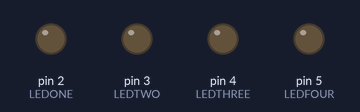
A sketch run on a simulated Arduino Uno, built with avr-gcc and run on an emulated ATmega328P. On the bench: output pins drawn as LEDs (lit = HIGH).

Above: at 0.05 s.
At 0.2 s:
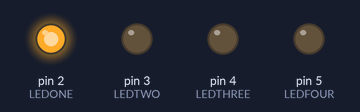
At 0.4 s:
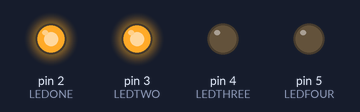
At 0.6 s:
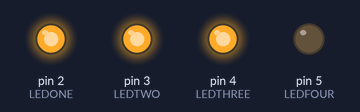
At 2.05 s:
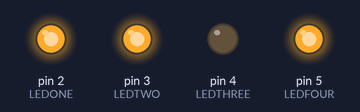
At 3.55 s:
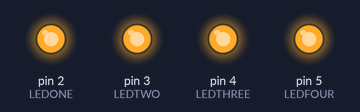
Timing chart, 0 to 3.9 s (numbered marks = the images above):
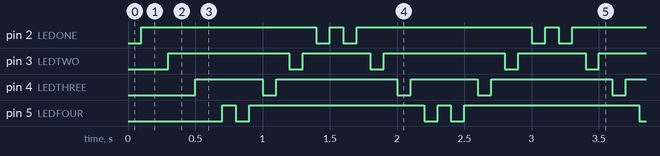

The sketch:

PATTERN_2.ino
```cpp
/*PROGRAM FOR LED OPERATION
 * DEVELOPER : AKASH M
 * DATE : 13/01/2020
 * COMPANY : ENVISION
 * VERSION : 3.2
 */
int LEDONE =2;
int LEDTWO =3;
int LEDTHREE =4;
int LEDFOUR =5;
void setup() {
  // put your setup code here, to run once:
  Serial.begin(9600);
  pinMode(LEDONE,OUTPUT);
  pinMode(LEDTWO,OUTPUT);
  pinMode(LEDTHREE,OUTPUT);
  pinMode(LEDFOUR,OUTPUT);

}

void loop() {
  // put your main code here, to run repeatedly:
      digitalWrite(LEDONE,LOW);
      delay(100);
      digitalWrite(LEDONE,HIGH);
      delay(100);
      digitalWrite(LEDTWO,LOW);
      delay(100);
      digitalWrite(LEDTWO,HIGH);
      delay(100);
      digitalWrite(LEDTHREE,LOW);
      delay(100);
      digitalWrite(LEDTHREE,HIGH);
      delay(100);
      digitalWrite(LEDFOUR ,LOW);
      delay(100);
      digitalWrite(LEDFOUR,HIGH);
      delay(100);
        digitalWrite(LEDFOUR,LOW);
      delay(100);
      digitalWrite(LEDFOUR,HIGH);
      delay(100);
      digitalWrite(LEDTHREE,LOW);
      delay(100);
      digitalWrite(LEDTHREE,HIGH);
      delay(100);
      digitalWrite(LEDTWO,LOW);
      delay(100);
      digitalWrite(LEDTWO,HIGH);
      delay(100);
      digitalWrite(LEDONE ,LOW);
      delay(100);
      digitalWrite(LEDONE,HIGH);
      delay(100);

}
```

Measured:
- by itself, pin 2 (LEDONE): repeats every 1.6 s: LOW 0.10 s, HIGH 0.10 s, LOW 0.10 s, HIGH 1.3 s
- by itself, pin 3 (LEDTWO): repeats every 1.6 s: LOW 0.10 s, HIGH 0.50 s, LOW 0.10 s, HIGH 0.90 s
- by itself, pin 4 (LEDTHREE): repeats every 1.6 s: LOW 0.10 s, HIGH 0.90 s, LOW 0.10 s, HIGH 0.50 s
- by itself, pin 5 (LEDFOUR): repeats every 1.6 s: LOW 0.10 s, HIGH 1.3 s, LOW 0.10 s, HIGH 0.10 s
